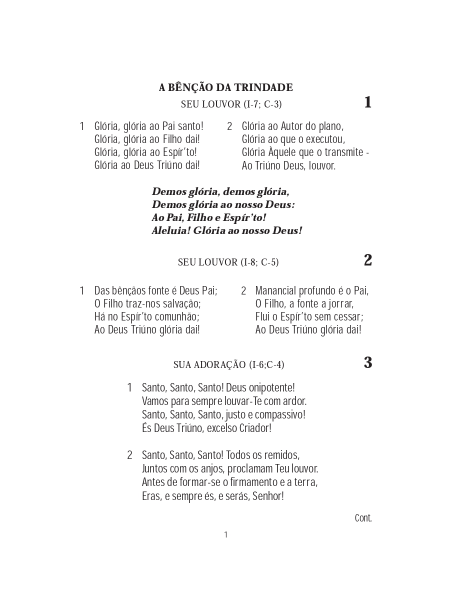
#> input picture images/8.2 Letras_page-0001.png, 905 x 1211 px (shown at 1/2 size)
$ python -i process_image.py   (imports and definitions only)   (older library calls are emulated)
#> lines starting #> are read from the running program, lines starting #| are printed output that depends on the picture; after the words box and inside, x2 and y2 are one past the last pixel; in counts of white or black regions, pixels touching at a corner belong together
### utils/manipulate_images.py
from PIL import Image
import cv2 as cv


def draw_borders(borders, image):
    for border in borders:
        x, y, w, h = border[1], border[2], border[3], border[4]
        cv.rectangle(image, (x, y), (x + w, y + h), (0, 0, 0), 1)

    cv.imshow("Border", image)
    cv.waitKey()


def crop_text_image(borders, image):
    texts_image = []
    for border in borders:
        image_copy = image.copy()
        x, y, w, h = border[1], border[2], border[3], border[4]

        texts_image.append(image_copy[y:h, x:w])

    return texts_image


# [12 lines left out: function downscale_image, not called in this run]

### process_image/process_image.py
import cv2
import numpy as np
from PIL import Image

from utils.manipulate_images import *
from ocr.text_recog import *


def process_image(path_to_image):
#> called with path_to_image = '../images/8.2 Letras_page-0001.png'
    original_image = cv2.imread(path_to_image)
#> original_image is the input picture: shape (1211, 905, 3); mean B, G, R 248.1, 248, 248.2

    image_copy = original_image.copy()
    gray = cv2.cvtColor(image_copy, cv2.COLOR_BGR2GRAY)
    # show_image("Gray Image", gray)

    # downscaled_image = downscale_image(gray)
    _, threshold_image = get_threshold_image(gray, lower_threshold=200)
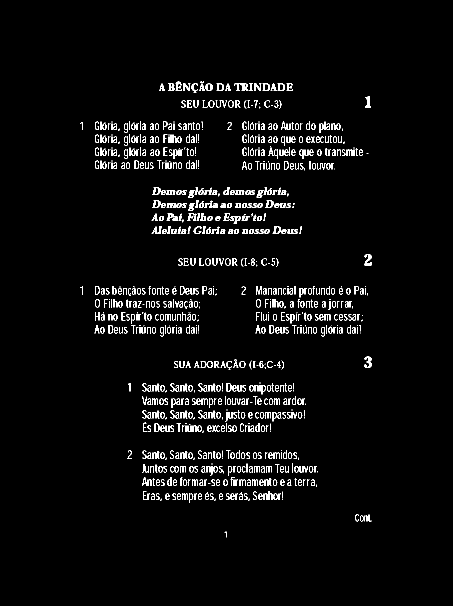
#> threshold_image: shape (1211, 905) (shown at 1/2 size); 3.5% white in thin lines or dots, all inside (x1, y1, x2, y2) = (160, 163, 744, 1075)
    dilated_image = dilate_image(threshold_image, x_rect=33, y_rect=33, iterations=5)
    contours, _ = get_contours(dilated_image)
    borders = get_borders_from_contours(contours)
    draw_borders(borders, gray)

    return crop_text_image(borders, gray)


def get_threshold_image(image, lower_threshold=230, upper_threshold=255):
    return cv2.threshold(image, lower_threshold, upper_threshold, cv2.THRESH_OTSU | cv2.THRESH_BINARY_INV)


def dilate_image(image, x_rect=18, y_rect=18, iterations=1):
#> called with x_rect = 33, y_rect = 33, iterations = 5
    rect_kernel = cv2.getStructuringElement(cv2.MORPH_RECT, (x_rect, y_rect))
    return cv2.dilate(image, rect_kernel, iterations=iterations)
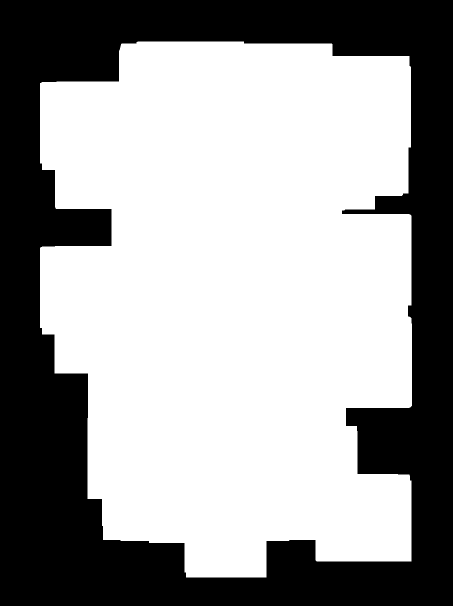
#> returned value: shape (1211, 905) (shown at 1/2 size); 61.6% white; 1 black region


def get_contours(image, mode=cv2.RETR_TREE, method=cv2.CHAIN_APPROX_SIMPLE):
#> in process_image, `contours, _ = get_contours(dilated_image)`: contours = 1 contour; box (x1, y1, x2, y2) and area: (80, 83, 824, 1155) 672780
    return cv2.findContours(image, mode, method)


def get_borders_from_contours(contours):
    borders = []
    for i, c in enumerate(contours):
        x, y, w, h = cv2.boundingRect(c)
        perimetro = ((w - x) * 2) + ((h - y) * 2)
        if perimetro > 3000:
            borders.append((i, x, y, x + w - 1, y + h - 1))
#> this loop made 1 pass
#> (x, y, w, h, perimetro) on pass 1: (80, 83, 744, 1072, 3306)
#> after the loop, borders = [(0, 80, 83, 823, 1154)]

    return borders


def get_edges_image(image, t_lower=100, t_upper=200, aperture_size=5):
    """Get image with Edges"""
    return cv2.Canny(np.asarray(image), t_lower, t_upper, aperture_size)

>>> result = process_image('../images/8.2 Letras_page-0001.png')
#> the loop in draw_borders, `for border in borders:` made 1 pass
#> (border, x, y, w, h) on pass 1: ((0, 80, 83, 823, 1154), 80, 83, 823, 1154)
#> the loop in crop_text_image, `for border in borders:` made 1 pass
#> after the loop in crop_text_image, `for border in borders:`: texts_image = 1 item
#> result = 1 item

$ run again, on images/8.2 Letras_page-0007.png
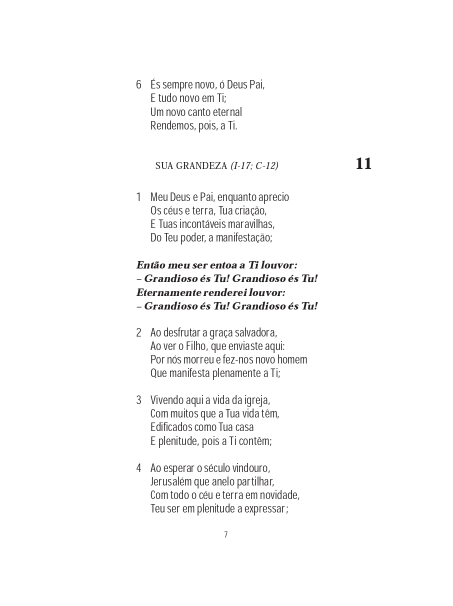
#> input picture images/8.2 Letras_page-0007.png, 905 x 1211 px (shown at 1/2 size)
#> in process_image, original_image is the input picture: shape (1211, 905, 3); mean B, G, R 249.4, 249.3, 249.4
#> in process_image, `_, threshold_image = get_threshold_image(gray, lower_threshold=200)`:
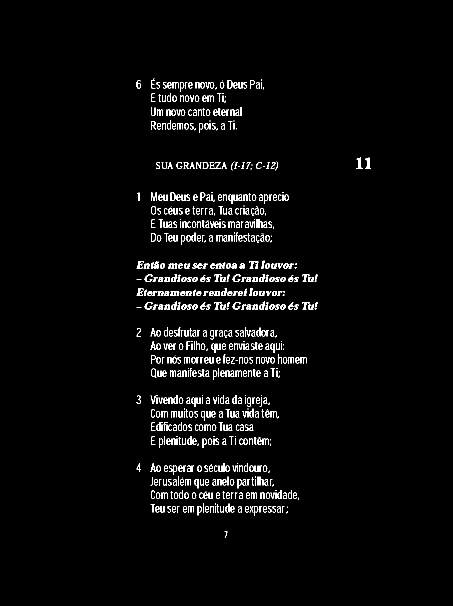
#> threshold_image: shape (1211, 905) (shown at 1/2 size); 2.8% white in thin lines or dots, all inside (x1, y1, x2, y2) = (273, 157, 742, 1075)
#> in dilate_image, `return cv2.dilate(image, rect_kernel, iterations=iterations)`:
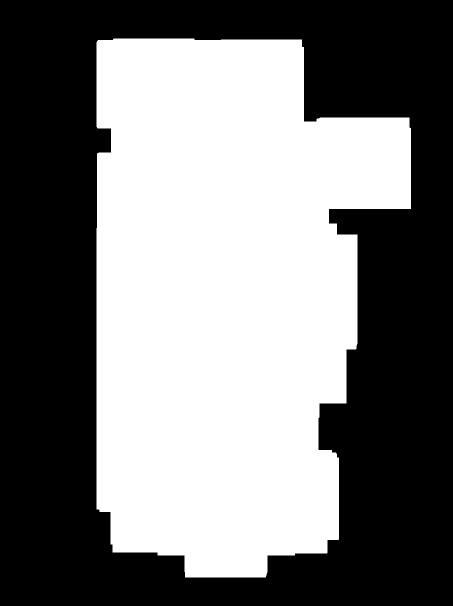
#> returned value: shape (1211, 905) (shown at 1/2 size); 47.7% white; 1 white region
#> contours = 1 contour; box (x1, y1, x2, y2) and area: (193, 77, 822, 1155) 521259
#> the loop in get_borders_from_contours, `for i, c in enumerate(contours):` made 1 pass
#> (x, y, w, h, perimetro) on pass 1: (193, 77, 629, 1078, 2874)
#> after the loop in get_borders_from_contours, `for i, c in enumerate(contours):`: borders = []

$ run again, on images/8.2 Letras_page-0028.png
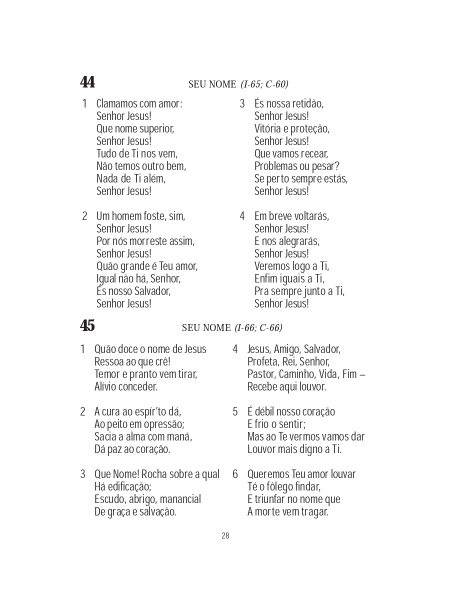
#> input picture images/8.2 Letras_page-0028.png, 905 x 1211 px (shown at 1/2 size)
#> in process_image, original_image is the input picture: shape (1211, 905, 3); mean B, G, R 247.1, 247, 247.1
#> in process_image, `_, threshold_image = get_threshold_image(gray, lower_threshold=200)`:
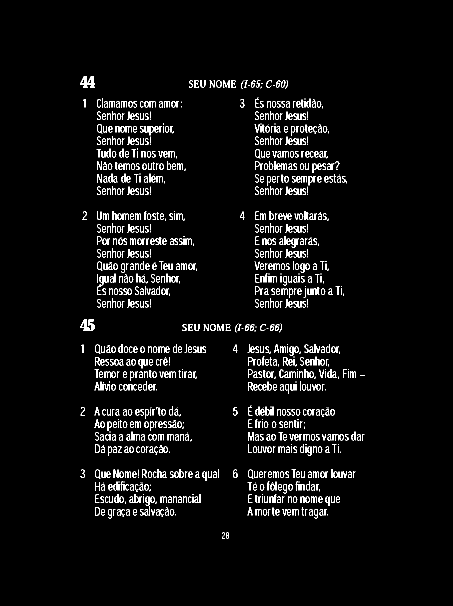
#> threshold_image: shape (1211, 905) (shown at 1/2 size); 4% white in thin lines or dots, all inside (x1, y1, x2, y2) = (160, 152, 730, 1077)
#> in dilate_image, `return cv2.dilate(image, rect_kernel, iterations=iterations)`:
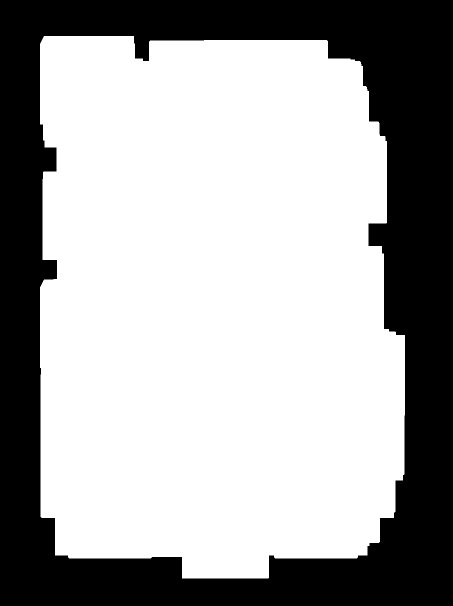
#> returned value: shape (1211, 905) (shown at 1/2 size); 65.4% white; 1 black region
#> contours = 1 contour; box (x1, y1, x2, y2) and area: (80, 72, 810, 1157) 714361
#> the loop in get_borders_from_contours, `for i, c in enumerate(contours):` made 1 pass
#> (x, y, w, h, perimetro) on pass 1: (80, 72, 730, 1085, 3326)
#> after the loop in get_borders_from_contours, `for i, c in enumerate(contours):`: borders = [(0, 80, 72, 809, 1156)]
#> the loop in draw_borders, `for border in borders:` made 1 pass
#> (border, x, y, w, h) on pass 1: ((0, 80, 72, 809, 1156), 80, 72, 809, 1156)
#> the loop in crop_text_image, `for border in borders:` made 1 pass
#> after the loop in crop_text_image, `for border in borders:`: texts_image = 1 item
